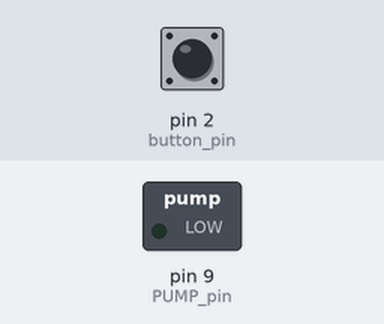
This sketch was run on a simulated Arduino Uno, built with avr-gcc and run on an emulated ATmega328P. Parts: switched loads named in the sketch (green lamp = pin HIGH). Inputs (shaded band) come from the test bench; at power-on: pin 2 (button_pin) HIGH.

Above: at 1.2 s.
1.3 s: pin 2 (button_pin) pulled LOW for 0.15 s
At 1.37 s:
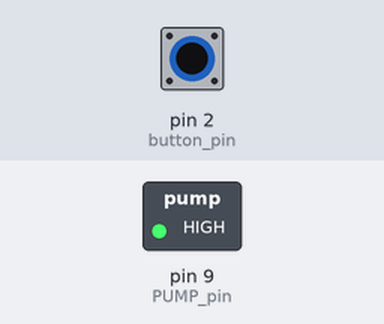
2.9 s: pin 2 (button_pin) pulled LOW for 3.2 s
At 7.3 s:
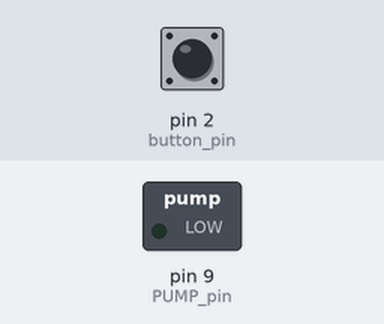
Timing chart, 0 to 8.8 s (numbered marks = the images above; inputs shaded):
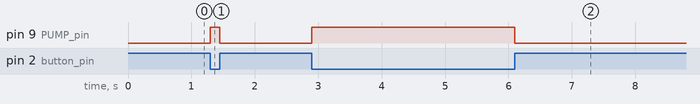

The sketch:

PumpSketch.ino
```cpp
const int button_pin = 2;
const int PUMP_pin = 9;

int button_state;

void setup() {
  pinMode(button_pin, INPUT_PULLUP);
  pinMode(PUMP_pin, OUTPUT);
}

void loop() {
  button_state = digitalRead(button_pin);
  if(button_state == HIGH) {
    digitalWrite(PUMP_pin, LOW);
  } else {
    digitalWrite(PUMP_pin, HIGH);
  }
}
```

Measured:
- after the input at 1.3 s, pin 9 (PUMP_pin): LOW → HIGH at once, → LOW 0.15 s later
- after the input at 2.9 s, pin 9 (PUMP_pin): LOW → HIGH at once, → LOW 3.2 s later
